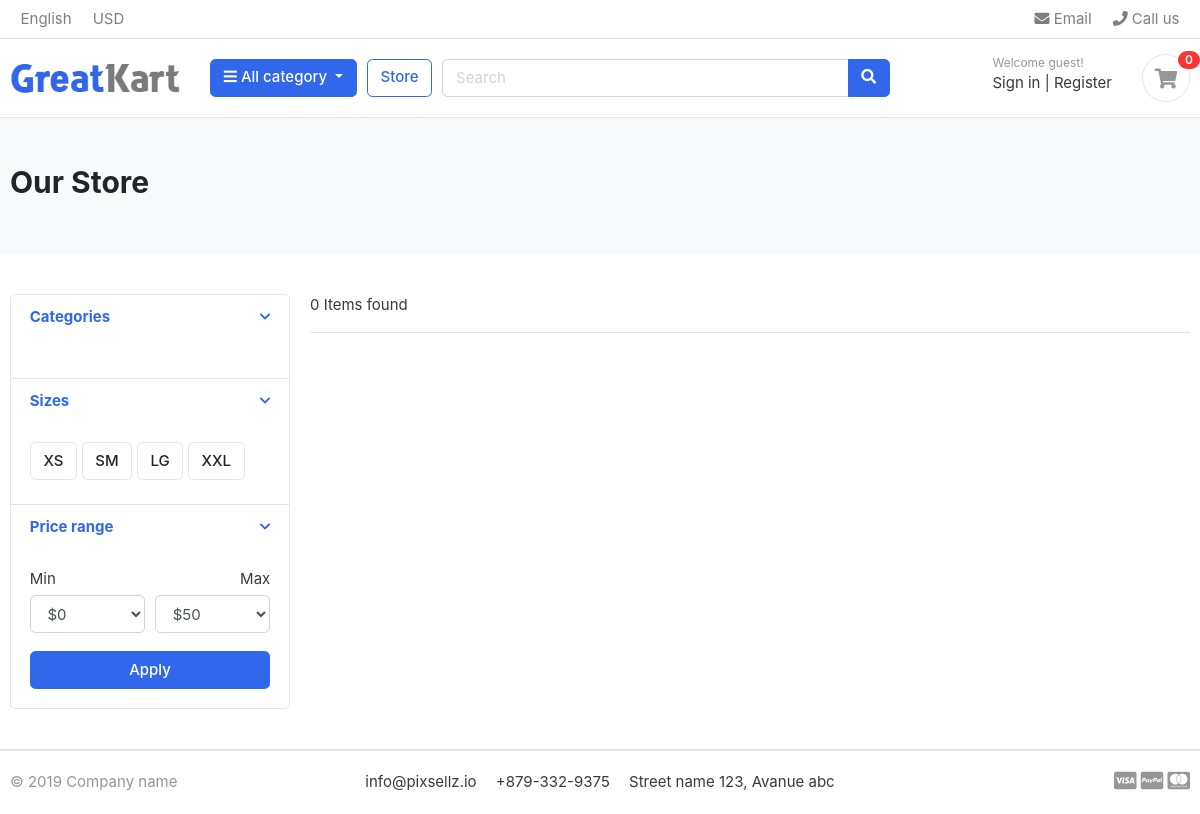
/store/, run on an earlier commit of the app's database.
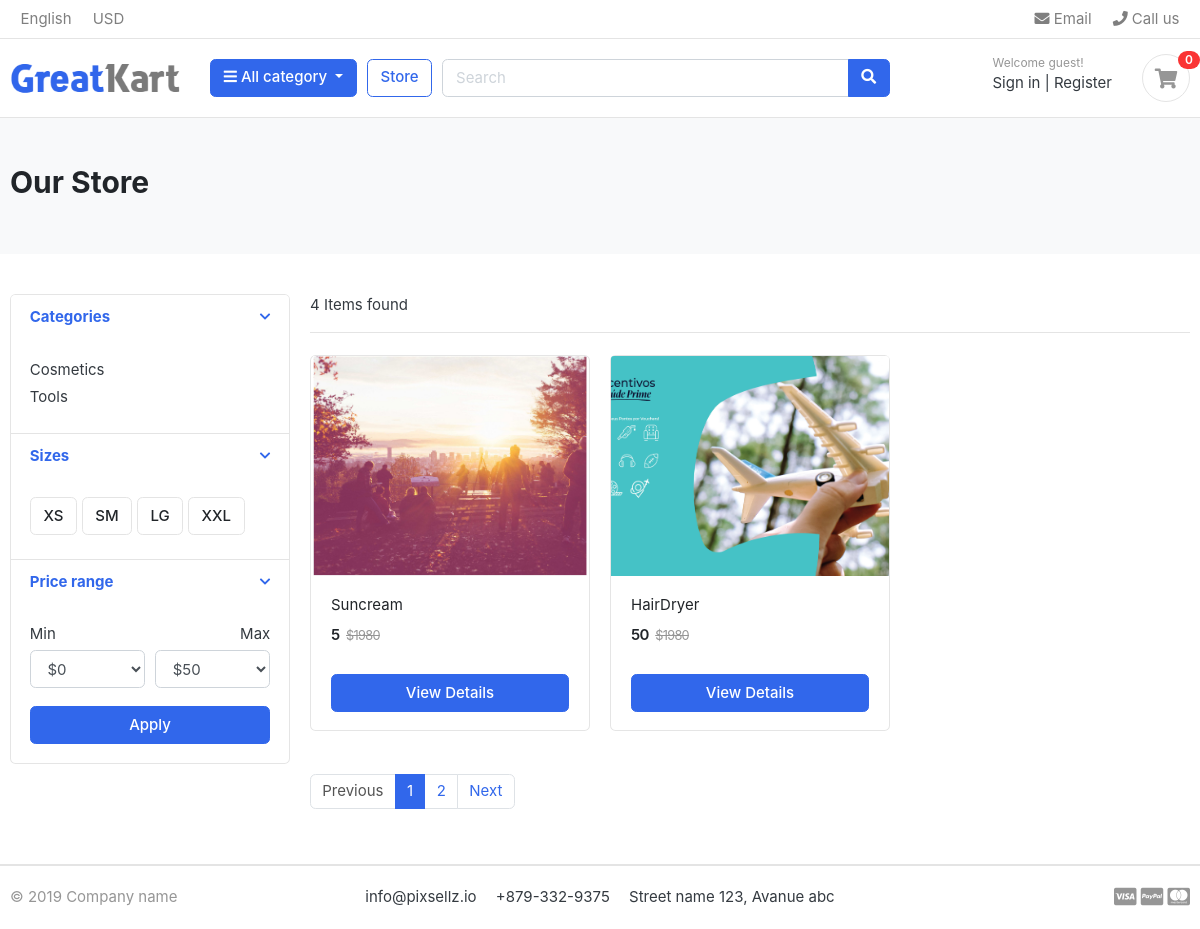
And on a later commit of the database.
### category/models.py (models this page shows, shortened)
class Category(models.Model):
    main_category=models.ForeignKey(MainCategory,blank=True,null=True,on_delete=models.CASCADE)
    name= models.CharField(max_length=50,unique=True)
    slug = models.SlugField(max_length=100,unique=True)
    description=models.CharField(max_length=255,blank=True)
    image=models.ImageField(upload_to='photos/categories' , blank=True)
    class Meta:
        verbose_name ='category'
        verbose_name_plural="categories"
    def get_absolute_url(self):#this method its necessary to redirect the page after create to somewhere , in this case to the detail of the record created
        return reverse("store:products_by_category", args=[self.slug])

### store/models.py (models this page shows, shortened)
class Product(models.Model):
    name=models.CharField(max_length=200,unique=True)
    slug = models.SlugField(max_length=200,unique=True)
    description=models.TextField(max_length=500,blank=True)
    price=models.IntegerField()
    images=models.ImageField(upload_to='photos/products')
    stock=models.IntegerField()
    is_avaliable=models.BooleanField(default=True)
    category=models.ForeignKey(Category,on_delete=models.CASCADE)
    created_date=models.DateTimeField(auto_now_add=True)
    modified_date=models.DateTimeField(auto_now=True)
    def get_absolute_url(self):#this method its necessary to redirect the page after create to somewhere , in this case to the detail of the record created
        return reverse("store:product_detail", args=[self.category.slug,self.slug])

### store/views.py (the view)
# urls.py: path('',views.StoreView.as_view(),name='store'),
class StoreView(View):
    def get(self,request,category_slug=None):
        if category_slug:
            category=get_object_or_404(Category,slug=category_slug)
            products=Product.objects.filter(category=category,is_avaliable=True)
        else:
            products = Product.objects.all().filter(is_avaliable=True).order_by('id')
        paginator = Paginator(products,2)
        page=request.GET.get('page')
        paged_products=paginator.get_page(page)
        products_count=products.count()
        context={
            'products':paged_products,
            'products_count':products_count,
        }
        return render(request,'store/store.html',context)

### cart/context_processors.py (called while the page is built)
def cart_items_count(request):
    cart_item_count = 0
    cart_items = CartItem.objects.all().filter(cart__cart_session_id=Cart._get_cart_id(request))
    if not cart_items:
        return dict(cart_item_count=cart_item_count)
    for cart_item in cart_items:
        cart_item_count += cart_item.quantity
    return dict(cart_item_count=cart_item_count)

### cart/models.py (called while the page is built)
    def _get_cart_id(request):
        cart_id = request.session.session_key
        if not cart_id:
            cart_id = request.session.create()
        return cart_id

### category/context_processors.py (called while the page is built)
def categories_list(request):
    categories = Category.objects.all()
    return dict(categories_list=categories)

### templates/store/store.html (shortened to what the changed rows need)
{% extends 'base.html' %}
{% load static %}
{% block content %}
<section class="section-pagetop bg">
    <div class="container">
        <h2 class="title-page">Our Store</h2>
    </div>
</section>
<section class="section-content padding-y">
<div class="container">
<div class="row">
    <aside class="col-md-3">
        <div class="card">
            <article class="filter-group">
                <div class="filter-content collapse show" id="collapse_1">
                    <div class="card-body">
                        <ul class="list-menu">
                            {% for category in categories_list %}
                            <li><a href="{{ category.get_absolute_url }}">{{category.name}}</a></li>
                            {% endfor %}
                        </ul>
                    </div>
                </div>
            </article>
        </div>
    </aside>
    <main class="col-md-9">
        <header class="border-bottom mb-4 pb-3">
            <div class="form-inline">
                <span class="mr-md-auto">{{products_count}} Items found</span>
            </div>
        </header>
        <div class="row">
            {% for product in products %}
            <div class="col-md-4">
                <figure class="card card-product-grid">
                    <div class="img-wrap">
                        <img src="{{ product.images.url }}" alt="Product Image">
                    </div>
                    <figcaption class="info-wrap">
                        <div class="fix-height">
                            <a href="{{product.get_absolute_url}}" class="title">{{product.name}}</a>
                            <div class="price-wrap mt-2">
                                <span class="price">{{product.price}}</span>
                                <del class="price-old">$1980</del>
                            </div>
                        </div>
                        <a href="{{product.get_absolute_url}}" class="btn btn-block btn-primary">View Details</a>
                    </figcaption>
                </figure>
            </div>
        {% endfor %}
        </div>
        <nav class="mt-4" aria-label="Page navigation sample">
            {% if products.has_other_pages %}
            <ul class="pagination">
                {% if products.has_previous %}
                <li class="page-item "><a class="page-link" href="?page={{products.previous_page_number}}">Previous</a></li>
                {% else %}
                <li class="page-item disabled"><a class="page-link" href="#">Previous</a></li>
                {% endif %}
                {% for i in products.paginator.page_range %}
                {% if products.number == i %}
                <li class="page-item active"><a class="page-link" href="?page={{i}}">{{i}}</a></li>
                {% else %}
                <li class="page-item"><a class="page-link" href="?page={{i}}">{{i}}</a></li>
                {% endif %}
              {% endfor %}
              {% if products.has_next %}
                <li class="page-item"><a class="page-link" href="?page={{products.next_page_number}}">Next</a></li>
                {% else %}
                <li class="page-item disabled"><a class="page-link" href="#">Next</a></li>
                {% endif %}
            </ul>
            {% endif %}
        </nav>
    </main>
</div>
</div>
</section>
{% endblock %}

What changed in the data, as far as the page shows it:
added Category: name "Cosmetics"
added Category: name "Tools"
added Product: images (picture), name "Suncream", price "5"
added Product: images (picture), name "HairDryer", price "50"
Also different on the page:
{{ products_count }}: "0" → "4"
text now shown: "Previous Next"
new list line: "1"
new list line: "2"
